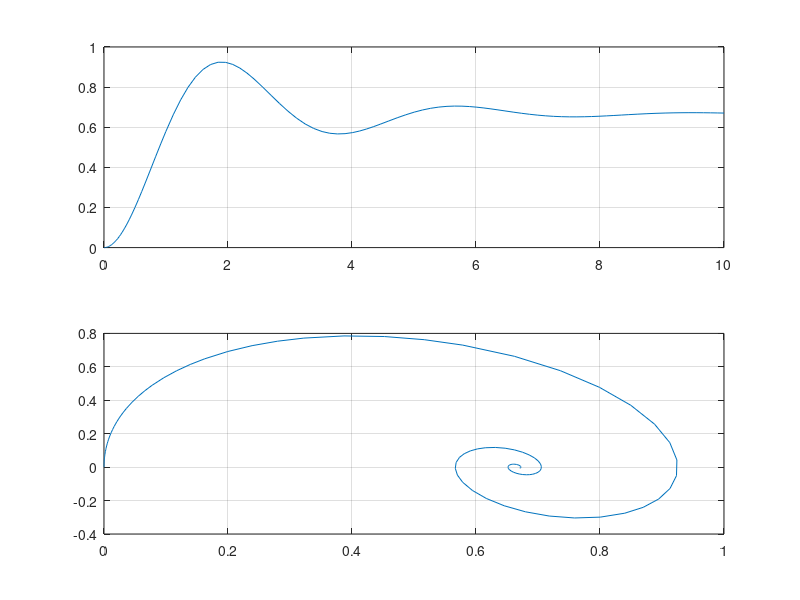

The MATLAB source for this figure:
%%% DGL ss to tf
% y''+2*y'+4*y=2*u
clear all;
%%%%%%%%%%%%%%%%%%%%%%%%%%%%%%%%%%%%%%%%%%%%%%
f_3=@(t,y) ([y(2);-1*y(2)-3*y(1)+2])

f_3b=@(t,y) ([-1*y(2)-3*y(1)+2;y(2)])

%%% Inhomogenität der DGL 2. Ordnung b(t)=-cos(t)
t_range2 = [0; 10]; y0 = [0,0];
[t_steps2, y] = ode45(f_3, t_range2, y0);
[t_stepsb, yb] = ode45(f_3b, t_range2, y0);
f1=figure(1);
subplot(211);
plot(t_steps2, y(1:end,1));grid on;hold on;
%plot(t_stepsb, yb(1:end,1),'r');grid on;
hold off;
%axis([-5 2 -2 30])
subplot(212);
plot(y(:,1),y(:,2));grid on;%%% Trajektorie in der Phasenebene 
%%%%%%%%%%%%%%%%%%%%%%%%%%%%%%%%%%%%%%%%%%%%%%
